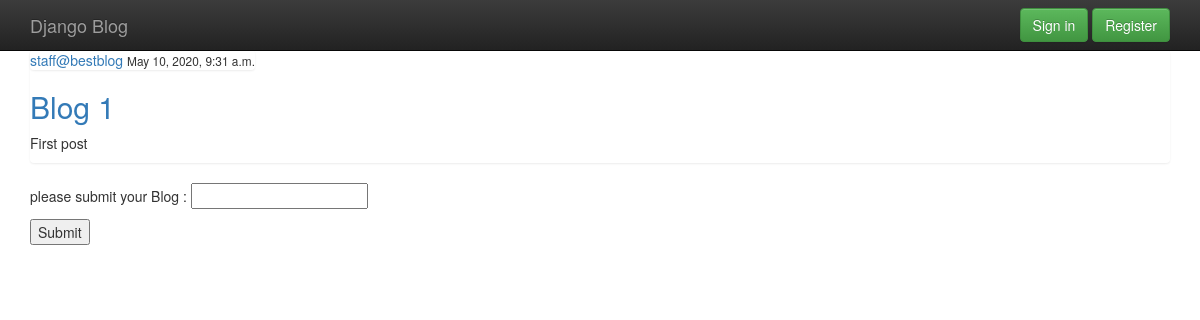
/business, run on an earlier commit of the app's database.
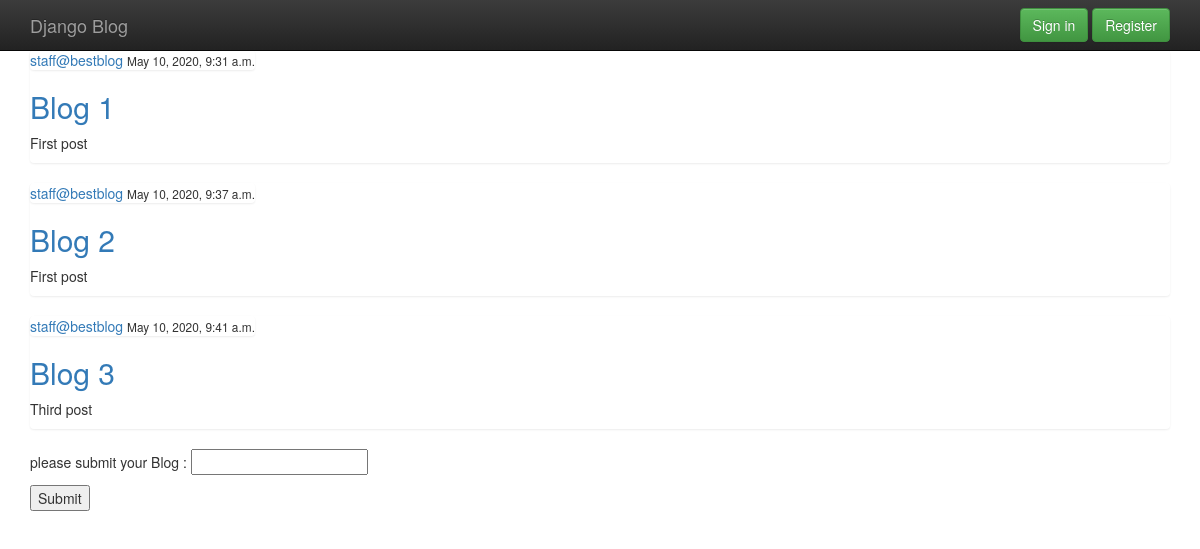
And on a later commit of the database.
### blog/models.py (models this page shows, shortened)
class Post(models.Model):
    tilte = models.CharField(max_length=100)
    content = models.TextField()
    date_posted = models.DateTimeField(default=timezone.now)
    author = models.ForeignKey(User, on_delete=models.CASCADE)

### blog/views.py (the view)
# urls.py: path('business', views.business, name='business'),
def business(request):
    context = {
        'posts' : Post.objects.all()
    }
    return render(request, 'blog/business.html', context)

### blog/templates/blog/business.html (shortened to what this page needs)
{% extends 'blog/base.html' %}
{% block content %}
<section class="container">
    {% for post in posts %}
        <div class="list-group">
         <article>
          <div class="media-body">
           <div class="list-group">
            <a href="#">{{ post.author }}</a>
            <small>{{ post.date_posted }}</small>
           </div>
           <h2><a href="#">{{ post.tilte }}</a></h2>
           <p>{{ post.content }}</p>
         </article>
        </div>
    {% endfor %}
</section>
<section class="container">
    <form action="" method="post">
        <p>
            please submit your Blog :
            <input type="text" name="url">
        </p>
        <p>
            <button type="submit">Submit</button>
        </p>
    </form>
</section>
{% endblock content %}

### blog/templates/blog/base.html (shortened to what this page needs)
<!doctype html>
<html class="no-js" lang="">
    <head>
        <link rel="stylesheet" href="/static/blog/css/bootstrap.min.css">
        <link rel="stylesheet" href="/static/blog/css/bootstrap-theme.min.css">
        <link rel="stylesheet" href="/static/blog/css/main.css">
    </head>
    <body>
    <nav class="navbar navbar-inverse navbar-fixed-top" role="navigation">
      <div class="container">
        <div class="navbar-header">
          <a class="navbar-brand" href="#">Django Blog</a>
        </div>
        <div id="navbar" class="navbar-collapse collapse">
          <form class="navbar-form navbar-right" role="form">
            <a class="btn btn-success" role="button">Sign in</a>
            <a class="btn btn-success" role="button">Register</a>
          </form>
        </div>
      </div>
    </nav>
    {% block content %}
    {% endblock content %}
    </body>
</html>

### blog/static/blog/css/main.css (style rules this page uses)
h2,h3,h4,h5,h6 { color: #b30000; }

### blog/templates/blog/base.html (style rules this page uses)
body { padding-top: 50px; padding-bottom: 20px; }

What changed in the data, as far as the page shows it:
added Post: author "staff@bestblog", date_posted "May 10, 2020, 9:37 a.m.", tilte "Blog 2", content "First post"
added Post: author "staff@bestblog", date_posted "May 10, 2020, 9:41 a.m.", tilte "Blog 3", content "Third post"
